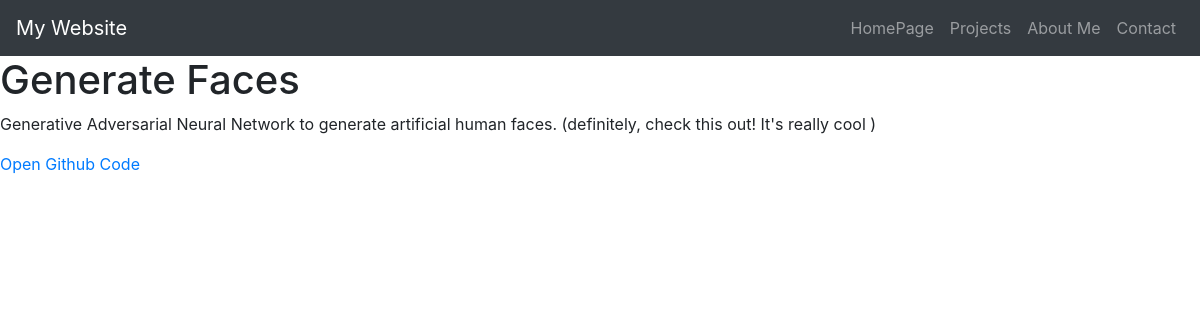
The app's page /project/5/ with its own data.
### mainapp/models.py (models this page shows, shortened)
class Project(models.Model):
    project_title = models.CharField(max_length = 150)
    pub_date = models.DateTimeField('date published')
    project_url = models.URLField(max_length = 200)
    project_description = models.TextField()
    project_title_image = models.ImageField(upload_to = 'images/')

### mainapp/views.py (the view)
# urls.py: path('project/<int:project_id>/',views.project_detail,name='project_detail')
def project_detail(request,project_id):
    project = Project.objects.get(pk = project_id)
    context = {
        'project_id':project_id,
        'project':project
    }
    return render(request,'mainapp/project_detail.html',context)

### mainapp/templates/mainapp/project_detail.html
{% extends 'mainapp/base.html' %}
{% block content %}
    <h1> Entered  {{ project_id}}</h1>
    <h1>{{ project.project_title }}</h1>
    <p>{{ project.project_description }}</p>
    <a href="{{ project.project_url}}" target="_blank">Open Github Code</a>
{% endblock %}

### records on screen
Project: project_title "Generate Faces", project_description "Generative Adversarial Neural Network to generate artificial human faces. (definitely, check this out! It's really cool )"
